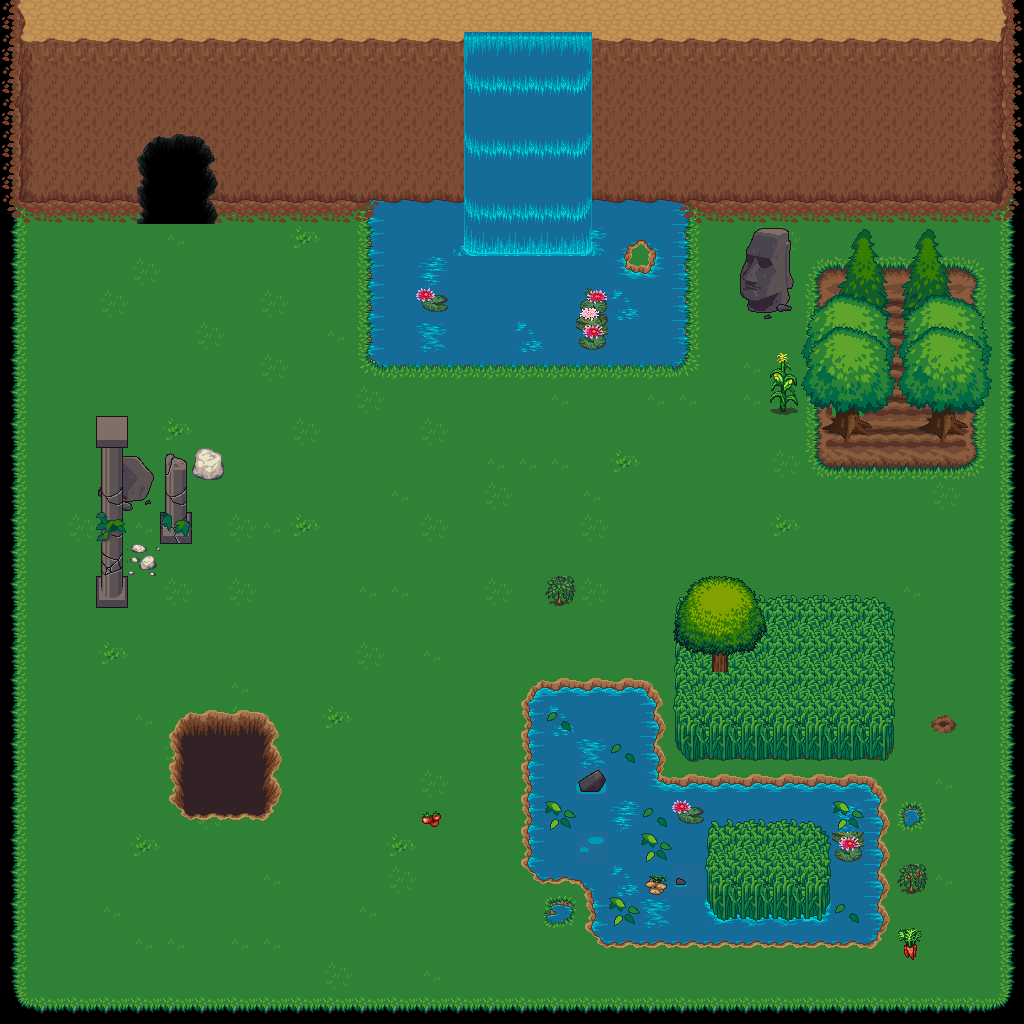

A level layout from a 2D game, rendered from its tile map. Below: a short description, then the map file with tile-grid data replaced by summaries:
An orthogonal 32x32 tile map with 32x32 px tiles, 13 tile layers (suelo1, suelo2, suelo tierra, laguito, ...), 2 tilesets and 23 objects.

<map version="1.0" tiledversion="1.1.5" orientation="orthogonal" renderorder="right-down" width="32" height="32" tilewidth="32" tileheight="32" infinite="0" nextobjectid="32">
 <tileset firstgid="1" source="../RECURSOS/base_out_atlas.tsx" />
 <tileset firstgid="1025" source="../RECURSOS/terrain_atlas.tsx" />
 <layer name="suelo1" width="32" height="32">
  <data>[1024 cells, 53 non-empty, 10 distinct tile ids]</data>
 </layer>
 <objectgroup name="Capa de Objetos 1">
  <object id="8" x="0" y="0" width="1014" height="200" />
  <object id="9" x="366" y="194" width="318" height="160" />
  <object id="10" x="748" y="226" width="40" height="68" />
  <object id="11" x="816" y="266" width="158" height="176" />
  <object id="12" x="768" y="352" width="26" height="44" />
  <object id="13" x="96" y="420" width="32" height="156" />
  <object id="14" x="124" y="456" width="24" height="40" />
  <object id="15" x="148" y="456" width="46" height="70" />
  <object id="16" x="192" y="444" width="28" height="34" />
  <object id="17" x="174" y="708" width="98" height="90" />
  <object id="18" x="534" y="686" width="350" height="244" />
  <object id="19" x="672" y="580" width="92" height="98" />
  <object id="20" x="768" y="608" width="122" height="88" />
  <object id="21" x="996" y="732" width="66" height="46" />
  <object id="22" x="862" y="666" width="32" height="54" />
  <object id="23" x="930" y="712" width="28" height="22" />
  <object id="24" x="904" y="802" width="20" height="22" />
  <object id="25" x="906" y="862" width="20" height="28" />
  <object id="26" x="898" y="924" width="22" height="28" />
  <object id="27" x="418" y="806" width="28" height="20" />
  <object id="28" x="546" y="574" width="22" height="22" />
  <object id="29" x="178" y="208" />
  <object id="30" x="176" y="198" />
 </objectgroup>
 <layer name="suelo2" width="32" height="32">
  <data>[1024 cells, 989 non-empty, 34 distinct tile ids]</data>
 </layer>
 <layer name="suelo tierra" width="32" height="32">
  <data>[1024 cells, 35 non-empty, 5 distinct tile ids]</data>
 </layer>
 <layer name="laguito" width="32" height="32">
  <data>[1024 cells, 83 non-empty, 17 distinct tile ids]</data>
 </layer>
 <layer name="maiz y atrezzo agua" width="32" height="32">
  <data>[1024 cells, 81 non-empty, 26 distinct tile ids]</data>
 </layer>
 <layer name="troncos" width="32" height="32">
  <data>[1024 cells, 25 non-empty, 13 distinct tile ids]</data>
 </layer>
 <layer name="copas arboles" width="32" height="32">
  <data>[1024 cells, 31 non-empty, 22 distinct tile ids]</data>
 </layer>
 <layer name="montaña" width="32" height="32">
  <data>[1024 cells, 224 non-empty, 14 distinct tile ids]</data>
 </layer>
 <layer name="cueva" width="32" height="32">
  <data>[1024 cells, 9 non-empty, 6 distinct tile ids]</data>
 </layer>
 <layer name="piedra verde" width="32" height="32">
  <data>[1024 cells, 4 non-empty, 1 distinct tile ids]</data>
 </layer>
 <layer name="cascada" width="32" height="32">
  <data>[1024 cells, 39 non-empty, 16 distinct tile ids]</data>
 </layer>
 <layer name="plantas y decoracion" width="32" height="32">
  <data>[1024 cells, 23 non-empty, 21 distinct tile ids]</data>
 </layer>
 <layer name="ruinas" width="32" height="32">
  <data>[1024 cells, 27 non-empty, 19 distinct tile ids]</data>
 </layer>
</map>
